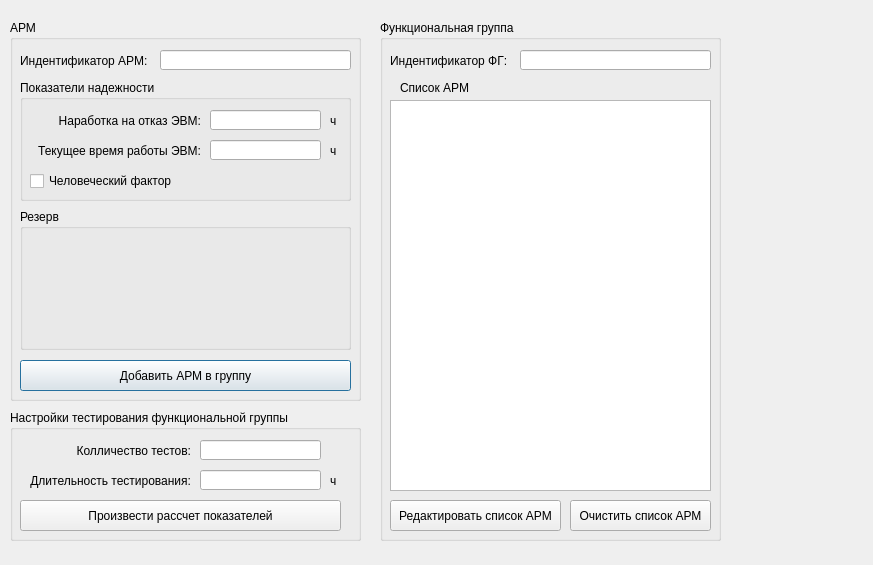
<?xml version="1.0" encoding="UTF-8"?>
<ui version="4.0">
 <class>buildFunctionGroupDialog</class>
 <widget class="QDialog" name="buildFunctionGroupDialog">
  <property name="geometry">
   <rect>
    <x>0</x>
    <y>0</y>
    <width>873</width>
    <height>565</height>
   </rect>
  </property>
  <property name="windowTitle">
   <string>Dialog</string>
  </property>
  <widget class="QGroupBox" name="ARMgroupBox">
   <property name="geometry">
    <rect>
     <x>10</x>
     <y>20</y>
     <width>351</width>
     <height>381</height>
    </rect>
   </property>
   <property name="title">
    <string>АРМ</string>
   </property>
   <widget class="QLineEdit" name="nameARMLineEdit">
    <property name="geometry">
     <rect>
      <x>150</x>
      <y>30</y>
      <width>191</width>
      <height>20</height>
     </rect>
    </property>
   </widget>
   <widget class="QLabel" name="nameARMLabel">
    <property name="geometry">
     <rect>
      <x>10</x>
      <y>20</y>
      <width>131</width>
      <height>41</height>
     </rect>
    </property>
    <property name="text">
     <string>Индентификатор АРМ:</string>
    </property>
   </widget>
   <widget class="QPushButton" name="addARMButton">
    <property name="geometry">
     <rect>
      <x>10</x>
      <y>340</y>
      <width>331</width>
      <height>31</height>
     </rect>
    </property>
    <property name="text">
     <string>Добавить АРМ в группу</string>
    </property>
   </widget>
   <widget class="QGroupBox" name="ParamGroupBox">
    <property name="geometry">
     <rect>
      <x>10</x>
      <y>60</y>
      <width>331</width>
      <height>121</height>
     </rect>
    </property>
    <property name="title">
     <string>Показатели надежности</string>
    </property>
    <widget class="QLabel" name="workTimeLabel">
     <property name="geometry">
      <rect>
       <x>20</x>
       <y>30</y>
       <width>161</width>
       <height>21</height>
      </rect>
     </property>
     <property name="text">
      <string>Наработка на отказ ЭВМ:</string>
     </property>
     <property name="alignment">
      <set>Qt::AlignRight|Qt::AlignTrailing|Qt::AlignVCenter</set>
     </property>
    </widget>
    <widget class="QLineEdit" name="workTimeLineEdit">
     <property name="geometry">
      <rect>
       <x>190</x>
       <y>30</y>
       <width>111</width>
       <height>20</height>
      </rect>
     </property>
    </widget>
    <widget class="QLabel" name="ed_1">
     <property name="geometry">
      <rect>
       <x>310</x>
       <y>30</y>
       <width>16</width>
       <height>21</height>
      </rect>
     </property>
     <property name="text">
      <string>ч</string>
     </property>
    </widget>
    <widget class="QLabel" name="ed_2">
     <property name="geometry">
      <rect>
       <x>310</x>
       <y>60</y>
       <width>16</width>
       <height>21</height>
      </rect>
     </property>
     <property name="text">
      <string>ч</string>
     </property>
    </widget>
    <widget class="QLabel" name="workRealTimeLabel">
     <property name="geometry">
      <rect>
       <x>10</x>
       <y>60</y>
       <width>171</width>
       <height>21</height>
      </rect>
     </property>
     <property name="text">
      <string>Текущее время работы ЭВМ:</string>
     </property>
     <property name="alignment">
      <set>Qt::AlignRight|Qt::AlignTrailing|Qt::AlignVCenter</set>
     </property>
    </widget>
    <widget class="QLineEdit" name="workRealTimeLineEdit">
     <property name="geometry">
      <rect>
       <x>190</x>
       <y>60</y>
       <width>111</width>
       <height>20</height>
      </rect>
     </property>
    </widget>
    <widget class="QCheckBox" name="PeopleFactorCheckBox">
     <property name="geometry">
      <rect>
       <x>10</x>
       <y>90</y>
       <width>301</width>
       <height>22</height>
      </rect>
     </property>
     <property name="text">
      <string>Человеческий фактор</string>
     </property>
    </widget>
   </widget>
   <widget class="QGroupBox" name="ReserveGroupBox">
    <property name="geometry">
     <rect>
      <x>10</x>
      <y>189</y>
      <width>331</width>
      <height>141</height>
     </rect>
    </property>
    <property name="title">
     <string>Резерв</string>
    </property>
   </widget>
  </widget>
  <widget class="QGroupBox" name="optionsTestingGroupBox">
   <property name="geometry">
    <rect>
     <x>10</x>
     <y>410</y>
     <width>351</width>
     <height>131</height>
    </rect>
   </property>
   <property name="title">
    <string>Настройки тестирования функциональной группы</string>
   </property>
   <widget class="QLabel" name="numTestLabel">
    <property name="geometry">
     <rect>
      <x>0</x>
      <y>30</y>
      <width>181</width>
      <height>21</height>
     </rect>
    </property>
    <property name="text">
     <string>Колличество тестов:</string>
    </property>
    <property name="alignment">
     <set>Qt::AlignRight|Qt::AlignTrailing|Qt::AlignVCenter</set>
    </property>
   </widget>
   <widget class="QLineEdit" name="numTestLineEdit">
    <property name="geometry">
     <rect>
      <x>190</x>
      <y>30</y>
      <width>121</width>
      <height>20</height>
     </rect>
    </property>
   </widget>
   <widget class="QPushButton" name="FinishPushButton">
    <property name="geometry">
     <rect>
      <x>10</x>
      <y>90</y>
      <width>321</width>
      <height>31</height>
     </rect>
    </property>
    <property name="text">
     <string>Произвести рассчет показателей</string>
    </property>
   </widget>
   <widget class="QLabel" name="TimeTestLabel">
    <property name="geometry">
     <rect>
      <x>0</x>
      <y>60</y>
      <width>181</width>
      <height>21</height>
     </rect>
    </property>
    <property name="text">
     <string>Длительность тестирования:</string>
    </property>
    <property name="alignment">
     <set>Qt::AlignRight|Qt::AlignTrailing|Qt::AlignVCenter</set>
    </property>
   </widget>
   <widget class="QLabel" name="ed_3">
    <property name="geometry">
     <rect>
      <x>320</x>
      <y>60</y>
      <width>16</width>
      <height>21</height>
     </rect>
    </property>
    <property name="text">
     <string>ч</string>
    </property>
   </widget>
   <widget class="QLineEdit" name="TimeTestLineEdit">
    <property name="geometry">
     <rect>
      <x>190</x>
      <y>60</y>
      <width>121</width>
      <height>20</height>
     </rect>
    </property>
   </widget>
  </widget>
  <widget class="QGroupBox" name="ARMsGroupBox">
   <property name="geometry">
    <rect>
     <x>380</x>
     <y>20</y>
     <width>341</width>
     <height>521</height>
    </rect>
   </property>
   <property name="title">
    <string>Функциональная группа</string>
   </property>
   <widget class="QTextEdit" name="ARMsTextEdit">
    <property name="geometry">
     <rect>
      <x>10</x>
      <y>80</y>
      <width>321</width>
      <height>391</height>
     </rect>
    </property>
   </widget>
   <widget class="QLabel" name="ListARMLabel">
    <property name="geometry">
     <rect>
      <x>20</x>
      <y>60</y>
      <width>81</width>
      <height>16</height>
     </rect>
    </property>
    <property name="text">
     <string>Список АРМ</string>
    </property>
   </widget>
   <widget class="QLabel" name="nameFGLabel">
    <property name="geometry">
     <rect>
      <x>10</x>
      <y>20</y>
      <width>131</width>
      <height>41</height>
     </rect>
    </property>
    <property name="text">
     <string>Индентификатор ФГ:</string>
    </property>
   </widget>
   <widget class="QLineEdit" name="nameFGLineEdit">
    <property name="geometry">
     <rect>
      <x>140</x>
      <y>30</y>
      <width>191</width>
      <height>20</height>
     </rect>
    </property>
   </widget>
   <widget class="QPushButton" name="updataARMPushButton">
    <property name="geometry">
     <rect>
      <x>10</x>
      <y>480</y>
      <width>171</width>
      <height>31</height>
     </rect>
    </property>
    <property name="text">
     <string>Редактировать список АРМ</string>
    </property>
   </widget>
   <widget class="QPushButton" name="deleteARMPushButton">
    <property name="geometry">
     <rect>
      <x>190</x>
      <y>480</y>
      <width>141</width>
      <height>31</height>
     </rect>
    </property>
    <property name="text">
     <string>Очистить список АРМ</string>
    </property>
   </widget>
  </widget>
 </widget>
 <resources/>
 <connections>
  <connection>
   <sender>addARMButton</sender>
   <signal>clicked()</signal>
   <receiver>buildFunctionGroupDialog</receiver>
   <slot>add_ARM()</slot>
   <hints>
    <hint type="sourcelabel">
     <x>348</x>
     <y>239</y>
    </hint>
    <hint type="destinationlabel">
     <x>372</x>
     <y>235</y>
    </hint>
   </hints>
  </connection>
  <connection>
   <sender>FinishPushButton</sender>
   <signal>clicked()</signal>
   <receiver>buildFunctionGroupDialog</receiver>
   <slot>calculate()</slot>
   <hints>
    <hint type="sourcelabel">
     <x>324</x>
     <y>440</y>
    </hint>
    <hint type="destinationlabel">
     <x>373</x>
     <y>436</y>
    </hint>
   </hints>
  </connection>
  <connection>
   <sender>deleteARMPushButton</sender>
   <signal>clicked()</signal>
   <receiver>buildFunctionGroupDialog</receiver>
   <slot>clearListARM()</slot>
   <hints>
    <hint type="sourcelabel">
     <x>604</x>
     <y>438</y>
    </hint>
    <hint type="destinationlabel">
     <x>585</x>
     <y>485</y>
    </hint>
   </hints>
  </connection>
  <connection>
   <sender>updataARMPushButton</sender>
   <signal>clicked()</signal>
   <receiver>buildFunctionGroupDialog</receiver>
   <slot>editListARM()</slot>
   <hints>
    <hint type="sourcelabel">
     <x>454</x>
     <y>438</y>
    </hint>
    <hint type="destinationlabel">
     <x>425</x>
     <y>487</y>
    </hint>
   </hints>
  </connection>
 </connections>
 <slots>
  <slot>add_ARM()</slot>
  <slot>calculate()</slot>
  <slot>clearListARM()</slot>
  <slot>editListARM()</slot>
 </slots>
</ui>
